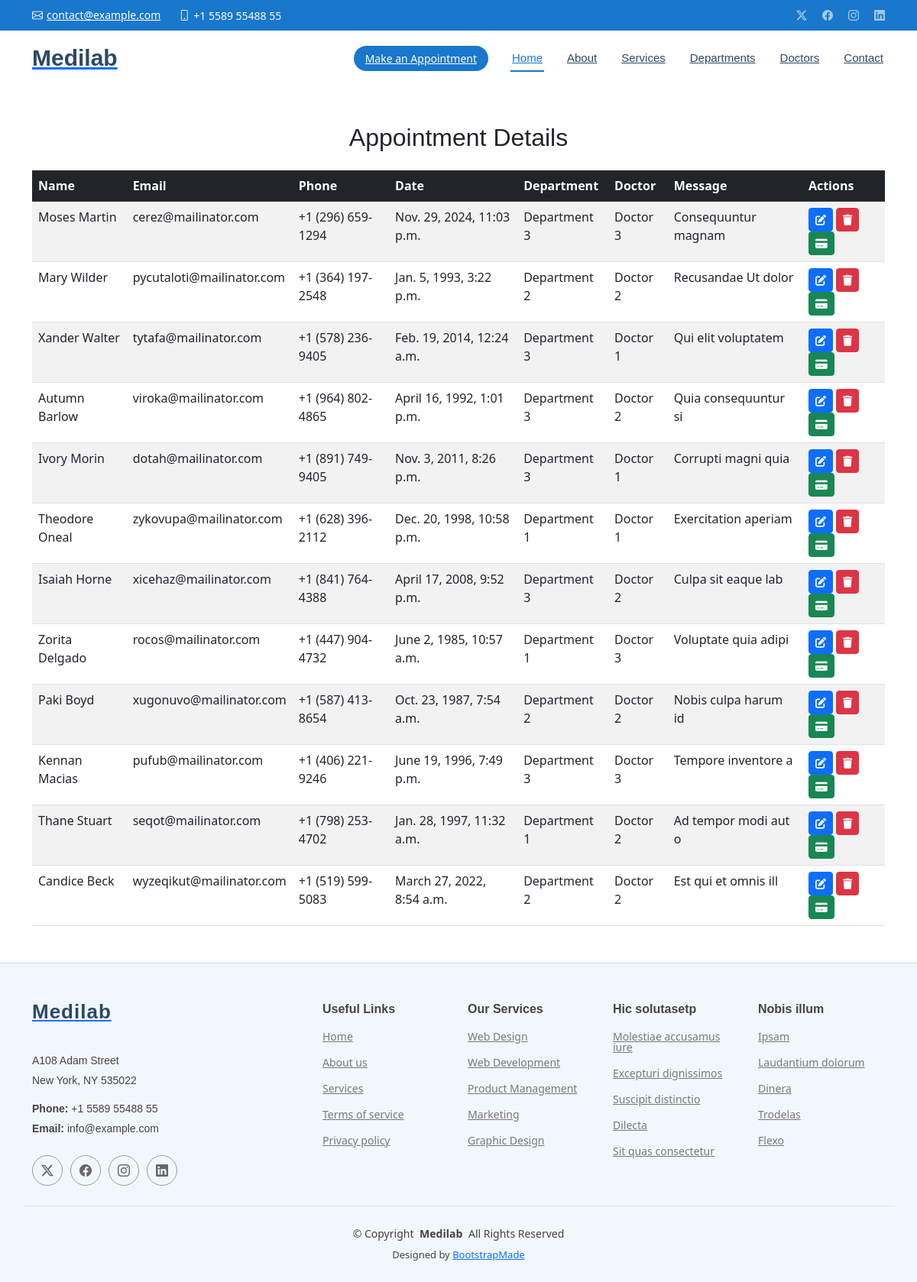
Screenshot of /view-appointments/ with the database file from the repository.
### medilabApp/models.py (models this page shows, shortened)
class Appointment(models.Model):
    name = models.CharField(max_length=100)
    email = models.EmailField()
    phone = models.CharField(max_length=15)
    date = models.DateTimeField()  # Ensure this field is either naive or aware, depending on your setting.
    department = models.CharField(max_length=100)
    doctor = models.CharField(max_length=100)
    message = models.TextField()

### medilabApp/views.py (the view)
# urls.py: path('view-appointments/', views.view_appointment, name='view-appointments'),
def view_appointment(request):
    all_appointment = Appointment.objects.all()
    return render(request, 'view-appointments.html', {'all_appointment': all_appointment})

### templates/view-appointments.html (shortened to what this page needs)
{% extends 'starter-page.html' %}
{% load static %}
{% block body %}
<!doctype html>
<html lang="en">
<head>
    <link href="https://cdn.jsdelivr.net/npm/bootstrap@5.3.0/dist/css/bootstrap.min.css" rel="stylesheet">
    <link href="https://cdnjs.cloudflare.com/ajax/libs/font-awesome/6.0.0-beta3/css/all.min.css" rel="stylesheet">
</head>
<body>
<div class="container my-5">
    <h2 class="text-center mb-4">Appointment Details</h2>
    <table class="table table-striped">
        <thead class="table-dark">
            <tr>
                <th>Name</th>
                <th>Email</th>
                <th>Phone</th>
                <th>Date</th>
                <th>Department</th>
                <th>Doctor</th>
                <th>Message</th>
                <th>Actions</th>
            </tr>
        </thead>
        <tbody>
            {% for appointment in all_appointment %}
            <tr>
                <td>{{ appointment.name }}</td>
                <td>{{ appointment.email }}</td>
                <td>{{ appointment.phone }}</td>
                <td>{{ appointment.date }}</td>
                <td>{{ appointment.department }}</td>
                <td>{{ appointment.doctor }}</td>
                <td>{{ appointment.message }}</td>
                <td>
                    <a href="{% url 'edit_appointment' appointment.id %}" class="btn btn-primary btn-sm" title="Edit">
                        <i class="fas fa-edit"></i>
                    </a>
                    <a href="/delete/{{ appointment.id }}"
                       class="btn btn-danger btn-sm"
                       title="Delete"
                       onclick="confirmDelete(event, {{ appointment.id }})">
                        <i class="fas fa-trash"></i>
                    </a>
                    <a href="#" class="btn btn-success btn-sm" title="Pay">
                        <i class="fas fa-credit-card"></i>
                    </a>
                </td>
            </tr>
            {% endfor %}
        </tbody>
    </table>
</div>
</body>
</html>
{% endblock %}

### static/assets/css/main.css (style rules this page uses)
:root { --default-font: "Roboto", system-ui, -apple-system, "Segoe UI", Roboto, "Helvetica Neue", Arial, "Noto Sans", "Liberation Sans", sans-serif, "Apple Color Emoji", "Segoe UI Emoji", "Segoe UI Symbol", "Noto Color Emoji"; --heading-font: "Poppins", sans-serif; --nav-font: "Raleway", sans-serif; }
:root { --background-color: #ffffff; --default-color: #444444; --heading-color: #2c4964; --accent-color: #1977cc; --surface-color: #ffffff; --contrast-color: #ffffff; }
:root { --nav-color: #2c4964; --nav-hover-color: #1977cc; --nav-mobile-background-color: #ffffff; --nav-dropdown-background-color: #ffffff; --nav-dropdown-color: #2c4964; --nav-dropdown-hover-color: #1977cc; }
:root { scroll-behavior: smooth; }
body { color: var(--default-color); background-color: var(--background-color); font-family: var(--default-font); }
a { color: var(--accent-color); text-decoration: none; transition: 0.3s; }
h1, h2, h3, h4, h5, h6 { color: var(--heading-color); font-family: var(--heading-font); }

### templates/view-appointments.html (style rules this page uses)
.table-striped tbody tr:nth-of-type(odd) { background-color: #f8f9fa; }
.table-striped tbody tr:nth-of-type(even) { background-color: #e9ecef; }

### rows the page displays
Appointment: name "Moses Martin", email "cerez@mailinator.com", phone "+1 (296) 659-1294", date "Nov. 29, 2024, 11:03 p.m.", department "Department 3", doctor "Doctor 3", message "Consequuntur magnam"
Appointment: name "Mary Wilder", email "pycutaloti@mailinator.com", phone "+1 (364) 197-2548", date "Jan. 5, 1993, 3:22 p.m.", department "Department 2", doctor "Doctor 2", message "Recusandae Ut dolor"
Appointment: name "Xander Walter", email "tytafa@mailinator.com", phone "+1 (578) 236-9405", date "Feb. 19, 2014, 12:24 a.m.", department "Department 3", doctor "Doctor 1", message "Qui elit voluptatem"
Appointment: name "Autumn Barlow", email "viroka@mailinator.com", phone "+1 (964) 802-4865", date "April 16, 1992, 1:01 p.m.", department "Department 3", doctor "Doctor 2", message "Quia consequuntur si"
Appointment: name "Ivory Morin", email "dotah@mailinator.com", phone "+1 (891) 749-9405", date "Nov. 3, 2011, 8:26 p.m.", department "Department 3", doctor "Doctor 1", message "Corrupti magni quia"
Appointment: name "Theodore Oneal", email "zykovupa@mailinator.com", phone "+1 (628) 396-2112", date "Dec. 20, 1998, 10:58 p.m.", department "Department 1", doctor "Doctor 1", message "Exercitation aperiam"
Appointment: name "Isaiah Horne", email "xicehaz@mailinator.com", phone "+1 (841) 764-4388", date "April 17, 2008, 9:52 p.m.", department "Department 3", doctor "Doctor 2", message "Culpa sit eaque lab"
Appointment: name "Zorita Delgado", email "rocos@mailinator.com", phone "+1 (447) 904-4732", date "June 2, 1985, 10:57 a.m.", department "Department 1", doctor "Doctor 3", message "Voluptate quia adipi"
Appointment: name "Paki Boyd", email "xugonuvo@mailinator.com", phone "+1 (587) 413-8654", date "Oct. 23, 1987, 7:54 a.m.", department "Department 2", doctor "Doctor 2", message "Nobis culpa harum id"
Appointment: name "Kennan Macias", email "pufub@mailinator.com", phone "+1 (406) 221-9246", date "June 19, 1996, 7:49 p.m.", department "Department 3", doctor "Doctor 3", message "Tempore inventore a"
Appointment: name "Thane Stuart", email "seqot@mailinator.com", phone "+1 (798) 253-4702", date "Jan. 28, 1997, 11:32 a.m.", department "Department 1", doctor "Doctor 2", message "Ad tempor modi aut o"
Appointment: name "Candice Beck", email "wyzeqikut@mailinator.com", phone "+1 (519) 599-5083", date "March 27, 2022, 8:54 a.m.", department "Department 2", doctor "Doctor 2", message "Est qui et omnis ill"
